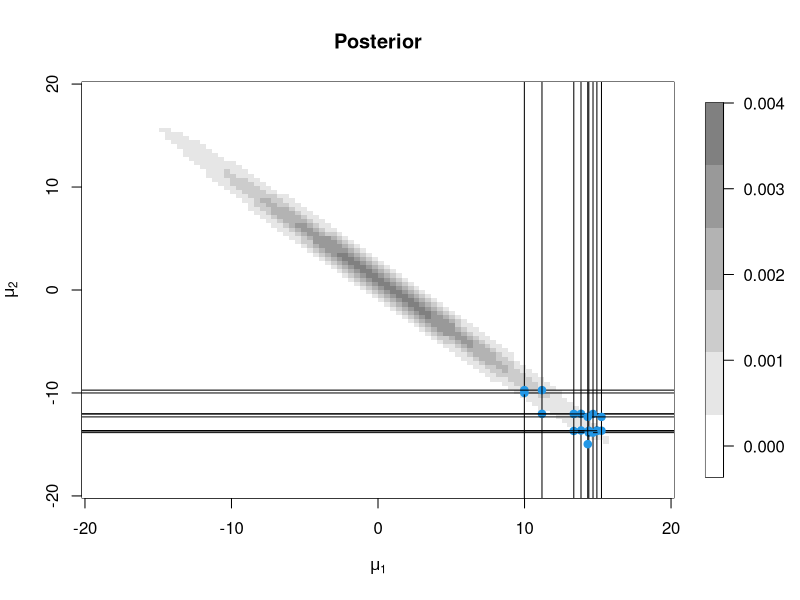
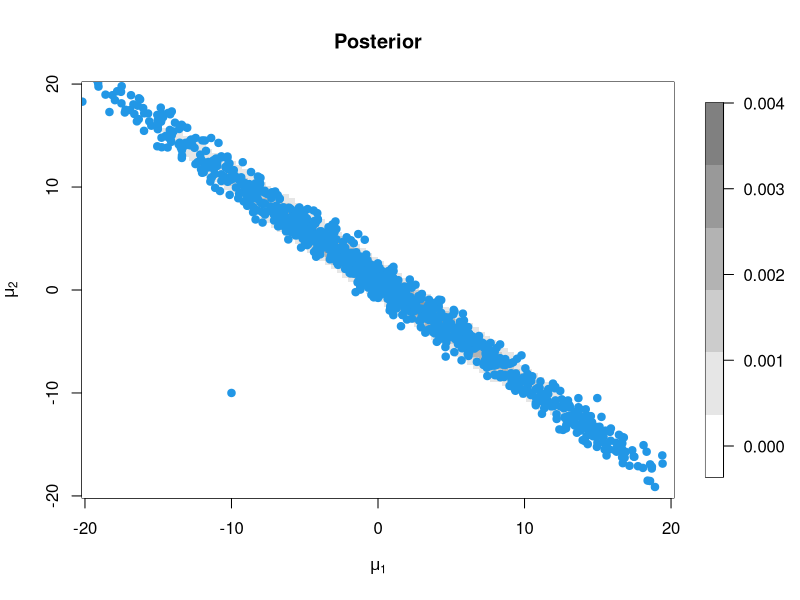
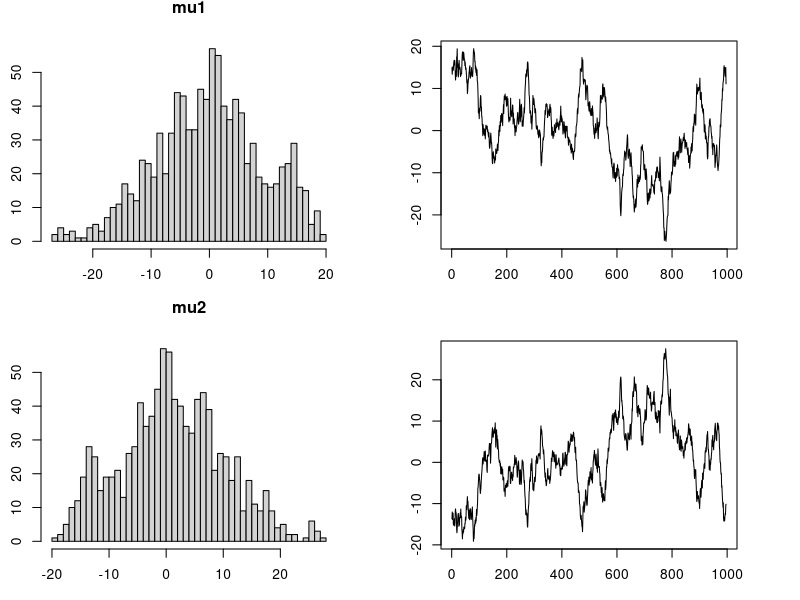

These charts were generated, in order, by the following R code:
#######################################################################
# MCMC sampling for an ill-posed model to illustrate convergence issues
#
#  The model is  Y|mu1,mu2 ~ N(mu1+mu2,1)
#  The priors are  mu1,mu2 ~ N(0,pri_sd^2)
#
#######################################################################


# Set up

Y       <- 1
pri_sd  <- 10
n.iters <- 1000



# plot the posterior p(mu1,mu2|Y) on a grid for reference

grid     <- seq(-20,20,length=100)
grid_mu1 <- matrix(grid,100,100,byrow=FALSE)
grid_mu2 <- matrix(grid,100,100,byrow=TRUE)

prior    <- dnorm(grid_mu1,0,pri_sd)*
  dnorm(grid_mu2,0,pri_sd)
like     <- dnorm(Y,grid_mu1+grid_mu2,1)
post     <- prior*like
post     <- post/sum(post)

library(fields)
par(mfrow=c(1,1))
image.plot(grid,grid,post,main="Posterior",
           xlab=expression(mu[1]),
           ylab=expression(mu[2]),
           col=gray(1-seq(0,0.5,.1)))





# Define the function that sample one mu from its full conditional

sample<-function(y,sig0){
  B  <- 1 + 1/sig0^2
  A  <- y
  mu <- rnorm(1,A/B,1/sqrt(B))
  return(mu)}




# Gibbs sampling!

# initial values
mu1 <- -10
mu2 <- -10

keep.mu     <- matrix(0,n.iters,2)
keep.mu[1,] <- c(mu1,mu2)

# The first 10 samples are plotted

for(iter in 2:10){
  
  
  #Draw mu1|mu2,y
  abline(mu2,0)
  Sys.sleep(2)
  
  mu1 <- sample(Y-mu2,pri_sd)
  points(mu1,mu2,col=4,pch=19)
  
  #Draw mu2|mu1,y
  abline(v=mu1)
  Sys.sleep(2)
  
  mu2 <- sample(Y-mu1,pri_sd)
  points(mu1,mu2,col=4,pch=19)
  
  keep.mu[iter,]<-c(mu1,mu2)
  
}


# The remaining samples are not plotted

for(iter in 11:n.iters){
  mu1            <- sample(Y-mu2,pri_sd)
  mu2            <- sample(Y-mu1,pri_sd)
  keep.mu[iter,] <- c(mu1,mu2)
}


# Plot all the samples over the true density

library(fields)
image.plot(grid,grid,post,main="Posterior",
           xlab=expression(mu[1]),
           ylab=expression(mu[2]),
           col=gray(1-seq(0,0.5,.1)))
points(keep.mu,col=4,pch=19)


par(mfrow=c(2,2))
keepers <- 5:n.iters
hist(keep.mu[keepers,1],main="mu1",breaks=50)
plot(keep.mu[keepers,1],type="l",ylab="mu1")
hist(keep.mu[keepers,2],main="mu2",breaks=50)
plot(keep.mu[keepers,2],type="l",ylab="mu2")
